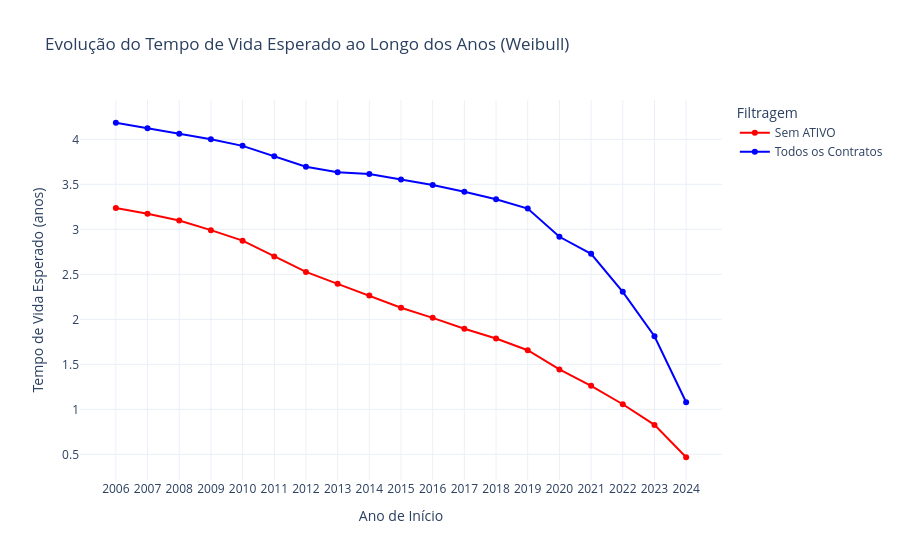

Here is the notebook cell this chart was saved with:
### Code cell
analisar_sobrevivencia_weibull_todos(tabela_nova_sdf)

### Figure 1 — Plotly figure (JSON) as saved in the notebook; plotly's stock layout.template omitted (floating-point values rounded to 4 significant figures)
{"data": [{"line": {"color": "red"}, "mode": "lines+markers", "name": "Sem ATIVO", "type": "scatter", "x": ["2006", "2007", "2008", "2009", "2010", "2011", "2012", "2013", "2014", "2015", "2016", "2017", "2018", "2019", "2020", "2021", "2022", "2023", "2024"], "y": [3.237, 3.174, 3.098, 2.991, 2.875, 2.699, 2.527, 2.395, 2.265, 2.13, 2.017, 1.895, 1.787, 1.657, 1.443, 1.262, 1.057, 0.8276, 0.468]}, {"line": {"color": "blue"}, "mode": "lines+markers", "name": "Todos os Contratos", "type": "scatter", "x": ["2006", "2007", "2008", "2009", "2010", "2011", "2012", "2013", "2014", "2015", "2016", "2017", "2018", "2019", "2020", "2021", "2022", "2023", "2024"], "y": [4.185, 4.125, 4.062, 4.0, 3.928, 3.813, 3.696, 3.635, 3.614, 3.553, 3.492, 3.418, 3.334, 3.231, 2.918, 2.728, 2.306, 1.812, 1.079]}], "layout": {"legend": {"title": {"text": "Filtragem"}}, "title": {"text": "Evolução do Tempo de Vida Esperado ao Longo dos Anos (Weibull)"}, "xaxis": {"title": {"text": "Ano de Início"}}, "yaxis": {"title": {"text": "Tempo de Vida Esperado (anos)"}}}}
